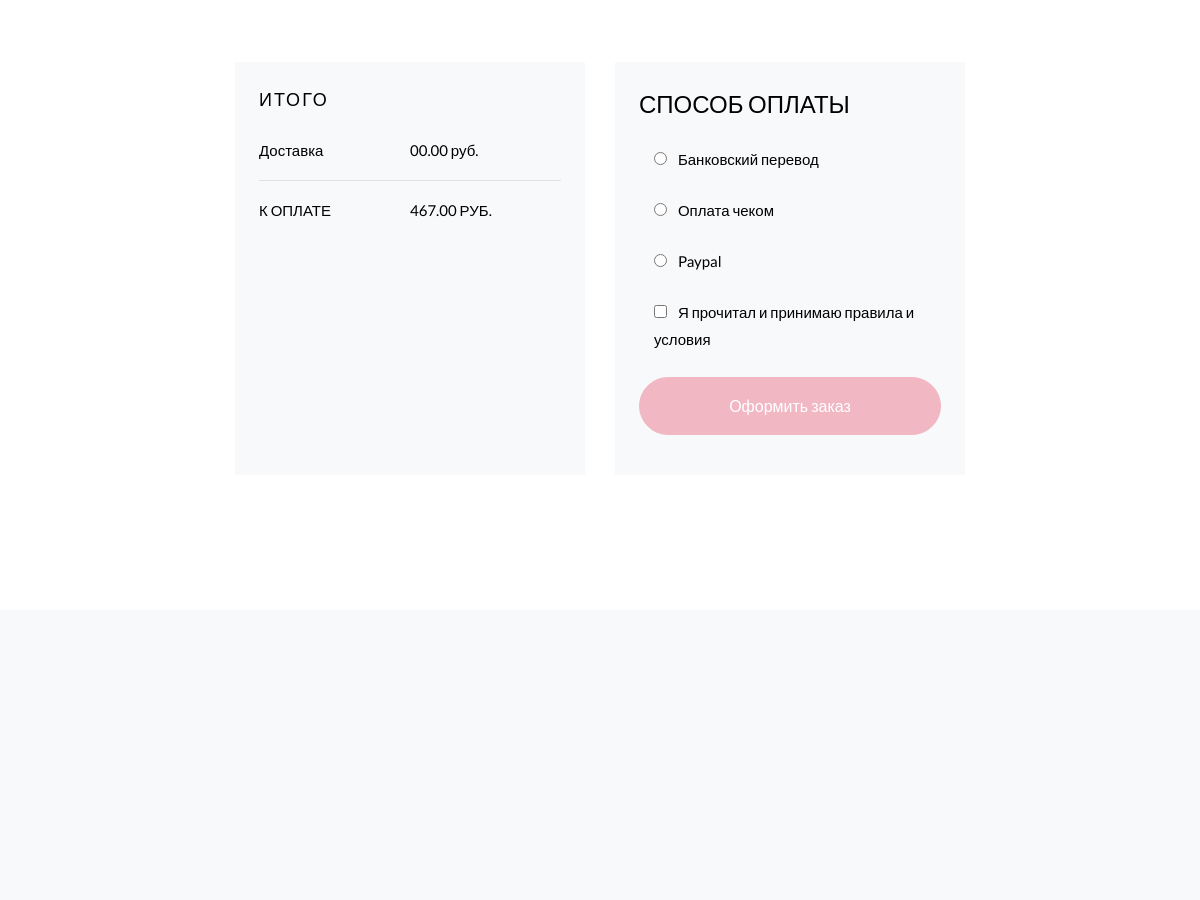
The page /shop/checkout/ (signed in, middle part) on the database as committed earlier.
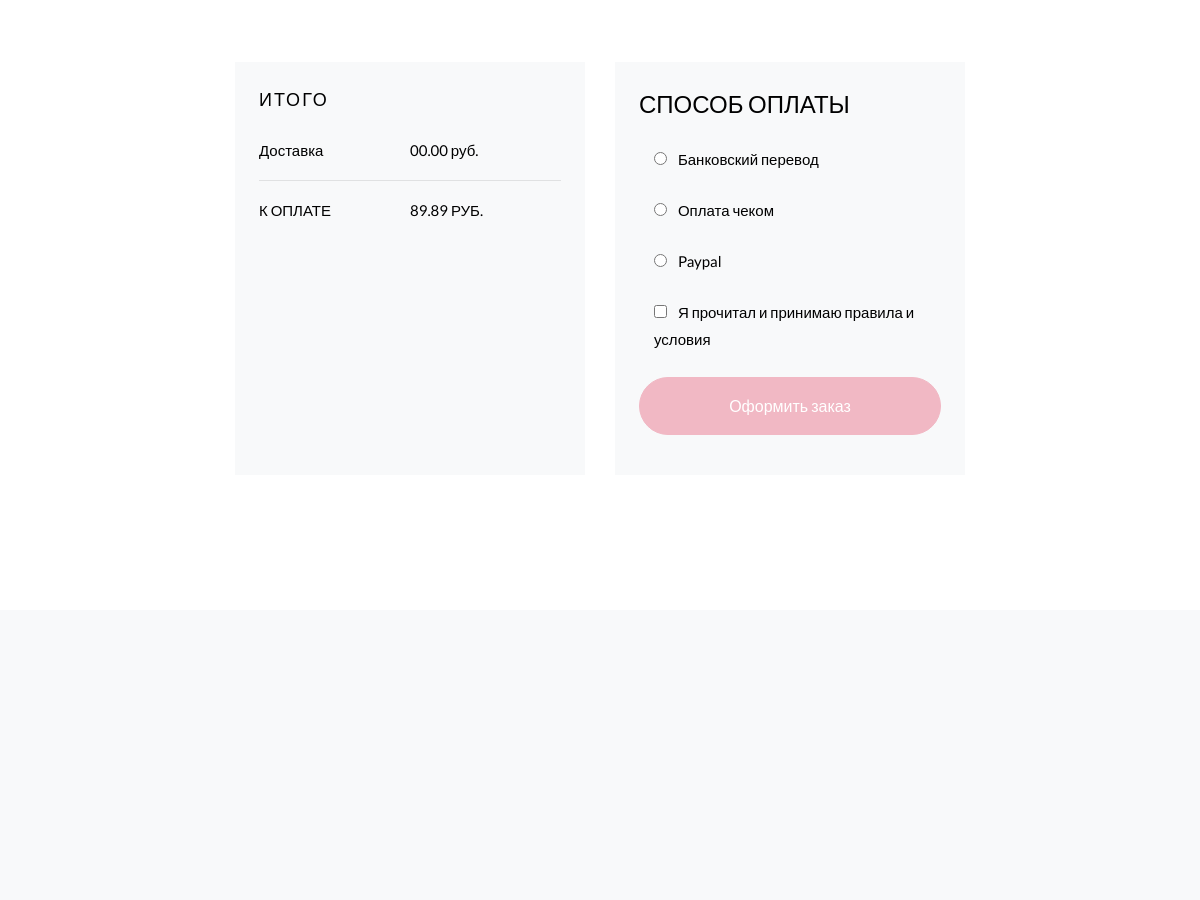
The same page on the database as committed later.
### shop/models.py (models this page shows, shortened)
class Order(models.Model):
    STATUS_CART = '1_cart'  # статус "Корзина"
    STATUS_WAITING_FOR_PAYMENT = '2_waiting_for_payment'  # статус "Ожидание платежа"
    STATUS_PAID = '3_paid'  # статус "Заказ оплачен"
    STATUS_CHOICES = [
        (STATUS_CART, 'cart'),
        (STATUS_WAITING_FOR_PAYMENT, 'waiting_for_payment'),
        (STATUS_PAID, 'paid')
    ]
    user = models.ForeignKey(User, on_delete=models.CASCADE)
    status = models.CharField(max_length=32, choices=STATUS_CHOICES,
                              default=STATUS_CART)  # статус покупки, выбор из трех элементов
    amount = models.DecimalField(max_digits=20, decimal_places=2, blank=True, null=True)  # сумма заказа
    creation_time = models.DateTimeField(auto_now_add=True)  # время создания заказа, заполняется автоматически
    payment = models.ForeignKey(Payment, on_delete=models.PROTECT, blank=True,
                                null=True)  # поле, связанное с платежами, которое совершит изменение статуса оплаты
    comment = models.TextField(blank=True, null=True)  # комментарий к заказу
    class Meta:
        ordering = ['pk']
    @staticmethod
    def get_cart(user: User):  # корзина до каких-либо изменений
        cart = Order.objects.filter(user=user,
                                    status=Order.STATUS_CART
                                    ).first()
        if cart and (timezone.now() - cart.creation_time).days > 7:
            cart.delete()  # корзина удаляется, если ей больше 7 дней
            cart = None
        if not cart:  # если корзины не существует, то она создается
            cart = Order.objects.create(user=user,
                                        status=Order.STATUS_CART,
                                        amount=0
                                        )
        return cart

### shop/views.py (the view)
# urls.py: path('checkout/', views.checkout_view, name='checkout'),
@login_required(login_url=reverse_lazy('signin'))
def checkout_view(request):
    cart = Order.get_cart(request.user)
    items = cart.orderitem_set.all()
    context = {
        'cart': cart,
        'items': items
    }
    return render(request, 'shop/checkout.html', context)

### templates/shop/checkout.html (shortened to what this page needs)
{% extends 'base-page.html' %}
{% load static %}
{% block container  %}
<section class="ftco-section">
    <div class="container">
        <div class="row justify-content-center">
            <div class="col-xl-8 ftco-animate">
                <div class="row mt-5 pt-3 d-flex">
                    <div class="col-md-6 d-flex">
                        <div class="cart-detail cart-total bg-light p-3 p-md-4">
                            <h3 class="billing-heading mb-4">Итого</h3>
                            <p class="d-flex">
                                <span>Доставка</span>
                                <span>00.00 руб.</span>
                            </p>
                            <hr>
                            <p class="d-flex total-price">
                                <span>К оплате</span>
                                <span>{{ cart.amount }} руб.</span>
                            </p>
                        </div>
                    </div>
                    <div class="col-md-6">
                        <div class="cart-detail bg-light p-3 p-md-4">
                            <h3 class="billing-heading mb-4">Способ оплаты</h3>
                            <div class="form-group">
                                <div class="col-md-12">
                                    <div class="radio">
                                        <label><input type="radio" name="optradio" class="mr-2"> Банковский перевод</label>
                                    </div>
                                </div>
                            </div>
                            <div class="form-group">
                                <div class="col-md-12">
                                    <div class="radio">
                                        <label><input type="radio" name="optradio" class="mr-2"> Оплата чеком</label>
                                    </div>
                                </div>
                            </div>
                            <div class="form-group">
                                <div class="col-md-12">
                                    <div class="radio">
                                        <label><input type="radio" name="optradio" class="mr-2"> Paypal</label>
                                    </div>
                                </div>
                            </div>
                            <div class="form-group">
                                <div class="col-md-12">
                                    <div class="checkbox">
                                        <label><input type="checkbox" value="" class="mr-2"> Я прочитал и принимаю правила и условия</label>
                                    </div>
                                </div>
                            </div>
                            <p><a href="#" class="btn btn-primary py-3 px-4">Оформить заказ</a></p>
                        </div>
                    </div>
                </div>
            </div>
        </div>
    </div>
</section>
{% endblock container  %}

Rows that differ between the two databases and show on the page:
changed Order: amount "467.00" → "89.89"
